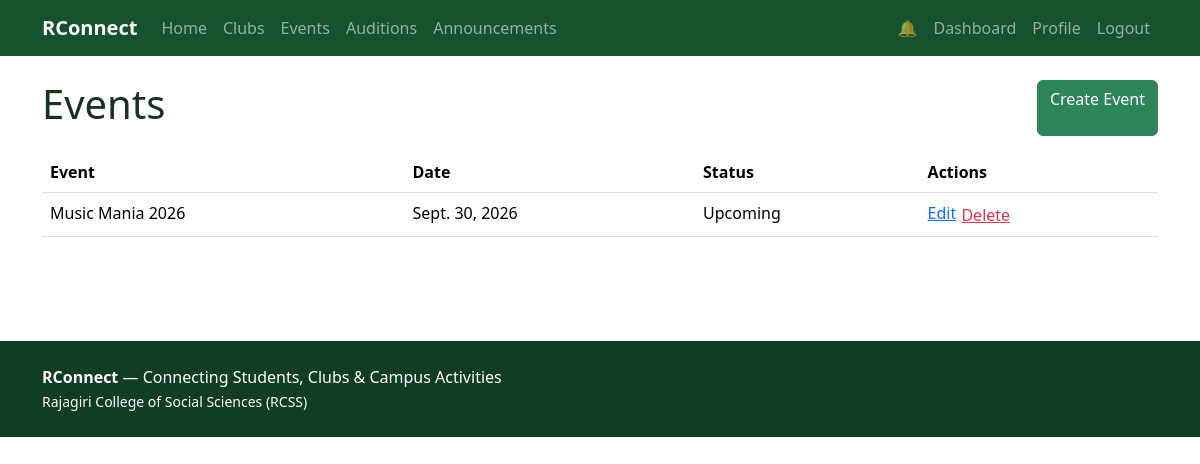
The app's page /events/manage/all/ (signed in) with its own data.
### events/models.py (models this page shows, shortened)
class Event(models.Model):
    class Types(models.TextChoices):
        WORKSHOP="WORKSHOP","Workshop"; SEMINAR="SEMINAR","Seminar"; COMPETITION="COMPETITION","Competition"
        CULTURAL="CULTURAL","Cultural Event"; IT="IT","IT Event"; SPORTS="SPORTS","Sports Event"; OTHER="OTHER","Other"
    class Status(models.TextChoices):
        UPCOMING="UPCOMING","Upcoming"; ONGOING="ONGOING","Ongoing"; COMPLETED="COMPLETED","Completed"; CANCELLED="CANCELLED","Cancelled"
    event_name = models.CharField(max_length=200)
    description = models.TextField()
    organizer = models.CharField(max_length=200)
    club = models.ForeignKey(Club, on_delete=models.CASCADE, null=True, blank=True, related_name="events")
    union = models.ForeignKey(CollegeUnion, on_delete=models.CASCADE, null=True, blank=True, related_name="events")
    date = models.DateField()
    start_time = models.TimeField()
    end_time = models.TimeField()
    venue = models.CharField(max_length=200)
    registration_deadline = models.DateTimeField()
    poster = models.ImageField(upload_to="events/", blank=True, null=True)
    event_type = models.CharField(max_length=20, choices=Types.choices, default=Types.OTHER)
    status = models.CharField(max_length=20, choices=Status.choices, default=Status.UPCOMING)
    created_at = models.DateTimeField(auto_now_add=True)

### events/views.py (the view)
# urls.py: path("manage/all/",views.manage_events,name="manage"), path("manage/create/",views.event_create,name="create"),
@login_required
@role_required(User.Roles.CLUB_ADMIN, User.Roles.UNION_ADMIN)
def manage_events(request):
    if request.user.role == User.Roles.CLUB_ADMIN:
        events = Event.objects.filter(club=request.user.managed_club)
    else:
        events = Event.objects.filter(union=request.user.managed_union)
    return render(request, "events/manage.html", {"events":events})

### core/context_processors.py (called while the page is built)
def notifications(request):
    if not request.user.is_authenticated:
        return {"unread_notification_count": 0}
    return {"unread_notification_count": request.user.notifications.filter(is_read=False).count()}

### templates/events/manage.html
{% extends "base.html" %}{% block title %}Manage Events{% endblock %}{% block content %}<div class="d-flex justify-content-between"><h1>Events</h1><a class="btn btn-success" href="{% url 'events:create' %}">Create Event</a></div><div class="table-responsive mt-3"><table class="table"><tr><th>Event</th><th>Date</th><th>Status</th><th>Actions</th></tr>{% for e in events %}<tr><td>{{ e.event_name }}</td><td>{{ e.date }}</td><td>{{ e.get_status_display }}</td><td><a href="{% url 'events:edit' e.pk %}">Edit</a> <form class="d-inline" method="post" action="{% url 'events:delete' e.pk %}">{% csrf_token %}<button class="btn btn-link text-danger p-0">Delete</button></form></td></tr>{% empty %}<tr><td colspan="4">No events yet.</td></tr>{% endfor %}</table></div>{% endblock %}

### static/css/style.css (style rules this page uses)
:root { --green:#14532d;--green2:#2f855a;--light:#f3faf5 }
body { background:#fff;color:#17321f;font-family:system-ui,-apple-system,Segoe UI,Roboto,sans-serif }
.btn-success { background:var(--green2);border-color:var(--green2) }

### records on screen
Event: event_name "Music Mania 2026", date "Sept. 30, 2026", status "Upcoming"
